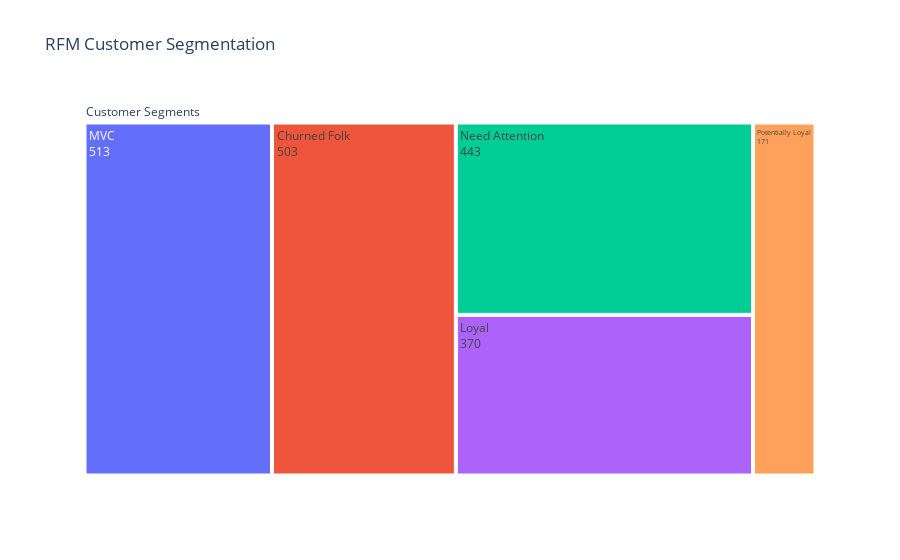

The notebook cell this image was saved under:
### Markdown cell above
## Display as chart for high-level segment

### Code cell
import plotly.express as px

# count the number of occurrences of each General_Segment value
segment_counts = datamart['General_Segment'].value_counts()

fig = px.treemap(
    title= "RFM Customer Segmentation",
    names=[f"{x}<br>{y}" for x, y in zip(segment_counts.index.to_list(), segment_counts.to_list())],
    parents=["Customer Segments"]*segment_counts.size,
    values=segment_counts.to_list(),
    labels=segment_counts.to_list()
)
fig.show()

### Figure 1 — Plotly figure (JSON) as saved in the notebook; plotly's stock layout.template omitted (floating-point values rounded to 4 significant figures)
{"data": [{"domain": {"x": [0, 1], "y": [0, 1]}, "hovertemplate": "label=%{label}<br>value=%{value}<br>parent=%{parent}<extra></extra>", "labels": ["MVC<br>513", "Churned Folk<br>503", "Need Attention<br>443", "Loyal <br>370", "Potentially Loyal<br>171"], "name": "", "parents": ["Customer Segments", "Customer Segments", "Customer Segments", "Customer Segments", "Customer Segments"], "type": "treemap", "values": [513, 503, 443, 370, 171]}], "layout": {"legend": {"tracegroupgap": 0}, "title": {"text": "RFM Customer Segmentation"}}}
